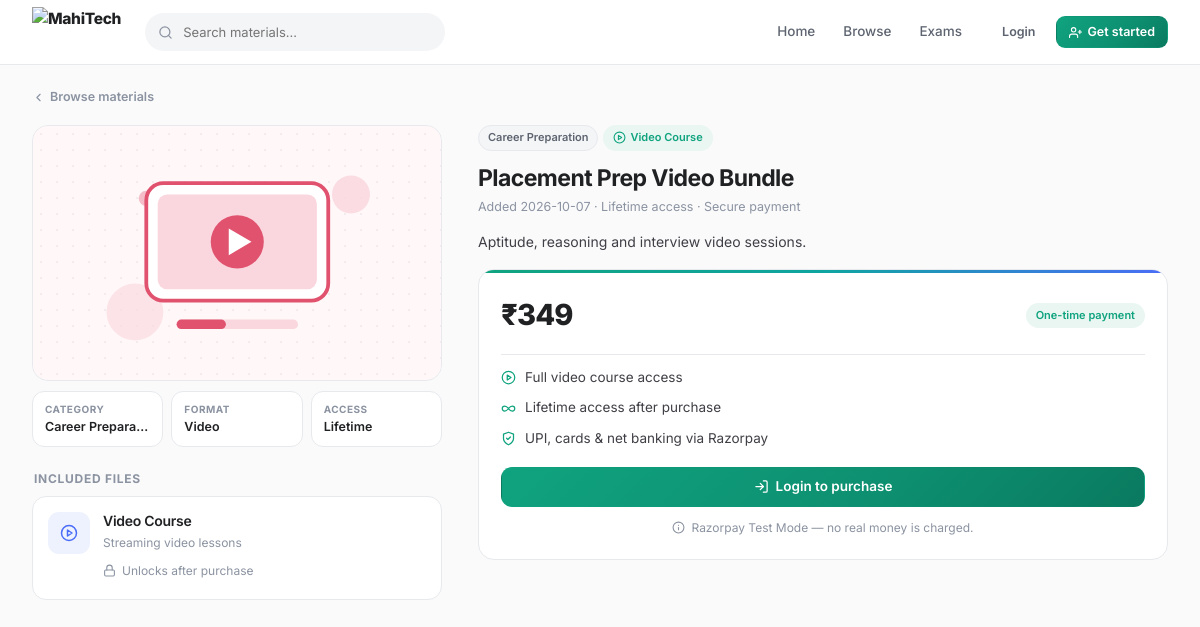
/product/5, run on the app's committed database.
### tables this page shows
CREATE TABLE products (
    id           INTEGER PRIMARY KEY AUTOINCREMENT,
    title        TEXT    NOT NULL,
    description  TEXT    DEFAULT '',
    category     TEXT    NOT NULL,
    price        REAL    NOT NULL DEFAULT 0,
    content_type TEXT    NOT NULL DEFAULT 'pdf',   -- pdf | video | both
    thumbnail    TEXT,
    pdf_file     TEXT,
    video_file   TEXT,
    created_at   TEXT    DEFAULT (datetime('now', 'localtime'))
);

### app.py (the view)
@app.route("/product/<int:product_id>")
def product(product_id):
    product = models.get_product_by_id(product_id)
    if not product:
        abort(404)
    purchased = (models.has_purchased(session["user_id"], product_id)
                 if session.get("user_id") else False)
    can_access = purchased or is_admin()   # admin opens everything
    return render_template(
        "product.html", product=product, purchased=purchased, can_access=can_access,
        payment_mode="demo" if Config.DEMO_MODE else "direct",
        razorpay_test=Config.RAZORPAY_TEST_MODE)

### app.py (called while the page is built)
def is_admin():
    return bool(session.get("is_admin"))

@app.context_processor
def inject_globals():
    return {
        "categories": Config.CATEGORIES,
        "is_admin": is_admin(),
        "demo_mode": Config.DEMO_MODE,
    }

@app.template_filter("inr")
def inr(value):
    try:
        v = float(value)
    except (TypeError, ValueError):
        return value
    return f"{int(v):,}" if v == int(v) else f"{v:,.2f}"

### models.py (called while the page is built)
def get_db():
    conn = sqlite3.connect(Config.DATABASE)
    conn.row_factory = sqlite3.Row
    conn.execute("PRAGMA foreign_keys = ON")
    return conn

def get_product_by_id(product_id):
    conn = get_db()
    row = conn.execute("SELECT * FROM products WHERE id = ?", (product_id,)).fetchone()
    conn.close()
    return row

### templates/product.html (shortened to what this page needs)
{% extends 'base.html' %}
{% from '_art.html' import media %}
{% block content %}
<div class="container">
  <div style="padding-top:22px">
    <a class="backlink" href="{{ url_for('browse') }}">
      <svg class="ic ic-xs"><use href="#i-chevron-r"></use></svg>Browse materials
    </a>
  </div>
  <div class="pd">
    <div class="pd-thumb-w">
      <div class="pd-thumb">
        {% if product.thumbnail %}
          {{ media(product, zoom=True) }}
        {% else %}
          {{ media(product) }}
        {% endif %}
      </div>
      <div class="pd-facts">
        <div><span>Category</span><b>{{ product.category }}</b></div>
        <div><span>Format</span>
          <b>{{ 'PDF + Video' if product.content_type=='both' else ('Video' if product.content_type=='video' else 'PDF') }}</b></div>
        <div><span>Access</span><b>Lifetime</b></div>
      </div>
    </div>
    <div class="pd-info">
      <div class="badge-row">
        <span class="badge">{{ product.category }}</span>
        {% if product.content_type=='video' %}<span class="badge badge-green"><svg class="ic ic-xs"><use href="#i-play"></use></svg>Video Course</span>
        {% elif product.content_type=='both' %}<span class="badge badge-green">PDF + Video</span>
        {% else %}<span class="badge badge-green"><svg class="ic ic-xs"><use href="#i-file"></use></svg>PDF Notes</span>{% endif %}
      </div>
      <h1>{{ product.title }}</h1>
      <p class="pd-meta">Added {{ product.created_at[:10] }} · Lifetime access · Secure payment</p>
      <div class="pd-desc">{{ product.description }}</div>
      {% if can_access %}
        {% if is_admin and not purchased %}
          <span class="admin-chip"><svg class="ic ic-xs"><use href="#i-shield"></use></svg>
            Admin preview — full access</span>
        {% endif %}
        <div class="ok-box">
          <h3><svg class="ic ic-s"><use href="#i-check-c"></use></svg>
            {{ 'You own this material' if purchased else 'Material access' }}</h3>
          <p>Your files are listed below{% if not is_admin %} and always available in
             <a href="{{ url_for('my_purchases') }}" style="text-decoration:underline">My Purchases</a>{% endif %}.</p>
        </div>
      {% else %}
        <div class="buy-box">
          <div class="buy-head">
            <div class="pd-price">₹{{ product.price|inr }}</div>
            <span class="badge badge-green">One-time payment</span>
          </div>
          <div class="buy-div"></div>
          <ul class="includes">
            {% if product.content_type in ('video','both') %}
              <li><svg class="ic"><use href="#i-play"></use></svg>Full video course access</li>{% endif %}
            <li><svg class="ic"><use href="#i-infinity"></use></svg>Lifetime access after purchase</li>
            <li><svg class="ic"><use href="#i-shield"></use></svg>UPI, cards &amp; net banking via Razorpay</li>
          </ul>
          {% if session.get('user_id') %}
            <button class="btn btn-p btn-bl m-buy" data-buy data-product-id="{{ product.id }}">
              <svg class="ic ic-s"><use href="#i-cart"></use></svg>
              Buy Now — ₹{{ product.price|inr }}
            </button>
          {% else %}
            <a class="btn btn-p btn-bl m-buy" href="{{ url_for('login', next=request.path) }}">
              <svg class="ic ic-s"><use href="#i-login"></use></svg>Login to purchase</a>
          {% endif %}
          {% if payment_mode == 'demo' %}
            <div class="demo-note"><svg class="ic ic-xs"><use href="#i-info"></use></svg>
              Demo mode — checkout is simulated.</div>
          {% elif razorpay_test %}
            <div class="demo-note"><svg class="ic ic-xs"><use href="#i-info"></use></svg>
              Razorpay Test Mode — no real money is charged.</div>
          {% else %}
            <div class="demo-note"><svg class="ic ic-xs"><use href="#i-lock"></use></svg>
              Secured by Razorpay.</div>
          {% endif %}
        </div>
      {% endif %}
    </div>
    <div class="pd-files">
      <div class="list-title" style="margin-top:6px">
        <span>{{ 'Your files' if can_access else 'Included files' }}</span>
      </div>
      {% if product.content_type in ('video','both') %}
        {% if can_access and product.video_file %}
          <div class="video-player">
            <video controls preload="metadata" playsinline src="{{ url_for('serve_video', product_id=product.id) }}"></video>
            <div class="video-label">
              <svg class="ic ic-xs" style="color:var(--primary)"><use href="#i-play"></use></svg>
              Course video · Streaming
            </div>
          </div>
        {% else %}
          <div class="file-card">
            <span class="file-ic t-blue"><svg class="ic"><use href="#i-play"></use></svg></span>
            <div style="flex:1">
              <h4>Video Course</h4>
              <div class="meta">Streaming video lessons</div>
              <span class="locked-note"><svg class="ic ic-xs"><use href="#i-lock"></use></svg>Unlocks after purchase</span>
            </div>
          </div>
        {% endif %}
      {% endif %}
    </div>
  </div>
</div>
{% endblock %}

### data on the page
products: category "Career Prepara…", content_type "Video", category "Career Preparation", title "Placement Prep Video Bundle", created_at "2026-10-07", description "Aptitude, reasoning and interview video sessions.", price|inr "349"

### other printed values
{{ 'Your files' if can_access else 'Included files' }} "INCLUDED FILES"
